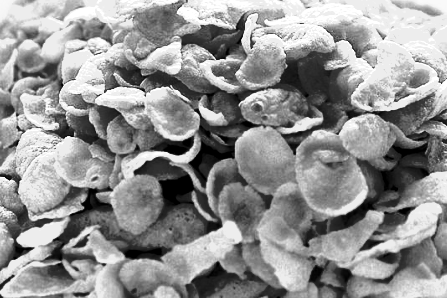
#> input picture main/tux.png, 447 x 298 px
$ python featuretest.py
#> lines starting #> are read from the running program, lines starting #| are printed output that depends on the picture; after the words box and inside, x2 and y2 are one past the last pixel; in counts of white or black regions, pixels touching at a corner belong together
import numpy as np
import cv2
from matplotlib import pyplot as plt

MIN_MATCH_COUNT = 10

img1 = cv2.imread('tux.png',0)          # queryImage
#> img1 is the input picture: shape (298, 447); min 0, max 255, mean 146.9
img2 = cv2.imread('tux0.png',0) # trainImage
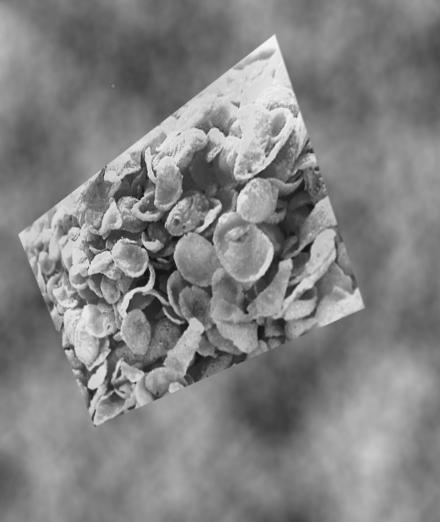
#> input picture main/tux0.png, 440 x 522 px
#> img2 is the input picture: shape (522, 440); min 19, max 245, mean 130.7

# Initiate SIFT detector
orb = cv2.ORB_create()

# find the keypoints and descriptors with SIFT
kp1, des1 = orb.detectAndCompute(img1,None)
#> kp1 = 500 keypoints; strongest (x, y, size): (179, 150, 111.1), (72, 136, 31), (179, 158, 111.1), (182, 161, 92.6)
kp2, des2 = orb.detectAndCompute(img2,None)
#> kp2 = 500 keypoints; strongest (x, y, size): (144, 281, 77.1), (143, 281, 92.6), (146, 287, 92.6), (144, 289, 77.1)
des1 = np.float32(des1)
des2 = np.float32(des2)

FLANN_INDEX_KDTREE = 0
index_params = dict(algorithm = FLANN_INDEX_KDTREE, trees = 5)
search_params = dict(checks = 50)

flann = cv2.FlannBasedMatcher(index_params, search_params)

matches = flann.knnMatch(des1,des2,k=2)
#> matches = 500 matches

# store all the good matches as per Lowe's ratio test.
good = []
for m,n in matches:
    if m.distance < 0.7*n.distance:
        good.append(m)
#> after the loop, good = 18 matches


if len(good)>MIN_MATCH_COUNT:
    src_pts = np.float32([ kp1[m.queryIdx].pt for m in good ]).reshape(-1,1,2)
#> src_pts = 18 rows, first 8: [146.4, 160.8], [360, 248.4], [381.6, 212.4], [385.2, 212.4], [82.08, 203], [211.7, 218.9], [370.1, 103.7], [220.3, 113.8]
    dst_pts = np.float32([ kp2[m.trainIdx].pt for m in good ]).reshape(-1,1,2)
#> dst_pts = 18 rows, first 8: [226, 135], [285, 297], [289, 260], [292, 258], [109, 347], [182, 322], [201.1, 228.1], [157, 240]

    M, mask = cv2.findHomography(src_pts, dst_pts, cv2.RANSAC,5.0)
#> M = [[0.415, 0.294, 15.16], [-0.476, 0.743, 234.6], [-0.000631, 0.000251, 1]]; mask = 18 values, max 1 at index 1, min 0 at index 0, mean 0.889
    matchesMask = mask.ravel().tolist()
#> matchesMask = [0, 1, 1, 1, 1, 1, 0, 1, 1, 1, 1, 1, 1, 1, 1, 1, 1, 1]

    h,w = img1.shape
#> h = 298; w = 447
    pts = np.float32([ [0,0],[0,h-1],[w-1,h-1],[w-1,0] ]).reshape(-1,1,2)
#> pts = [[0, 0], [0, 297], [446, 297], [446, 0]]
    dst = cv2.perspectiveTransform(pts,M)
#> dst = [[15.16, 234.6], [95.24, 423.8], [362.1, 306.5], [278.3, 31.1]]

    img2 = cv2.polylines(img2,[np.int32(dst)],True,255,3, cv2.LINE_AA)
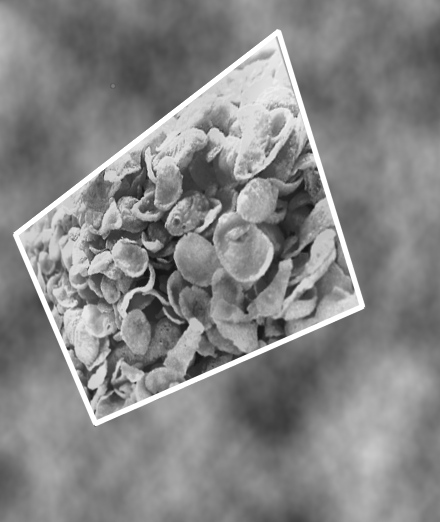
#> img2: shape (522, 440); 3.23% of pixels changed, all inside (x1, y1, x2, y2) = (12, 28, 366, 427)

else:
    print("Not enough matches are found - %d/%d" % (len(good),MIN_MATCH_COUNT))
    matchesMask = None


draw_params = dict(matchColor = (0,255,0), # draw matches in green color
                   singlePointColor = None,
                   matchesMask = matchesMask, # draw only inliers
                   flags = 2)
#> draw_params = 4 items

img3 = cv2.drawMatches(img1,kp1,img2,kp2,good,None,**draw_params)
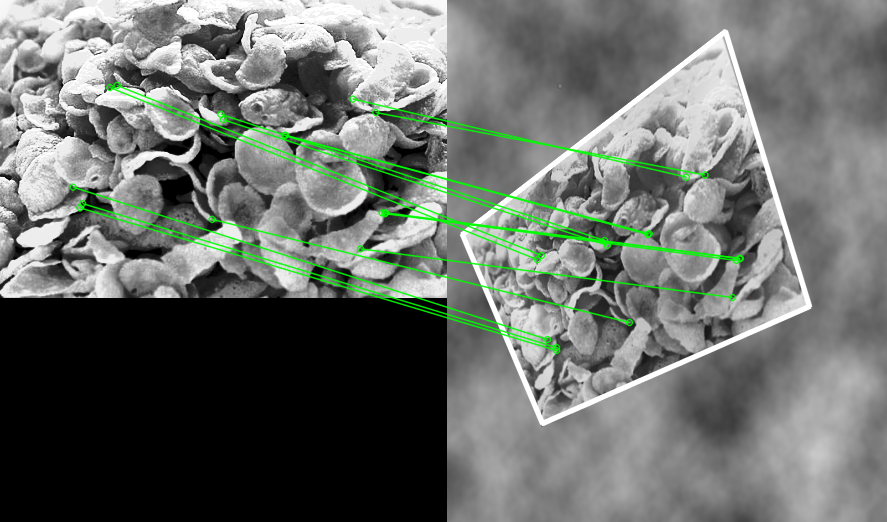
#> img3: shape (522, 887, 3); mean of channels 0, 1, 2 106.2, 110.9, 106.2; drawn as B, G, R

plt.imshow(img3, 'gray'),plt.show()
